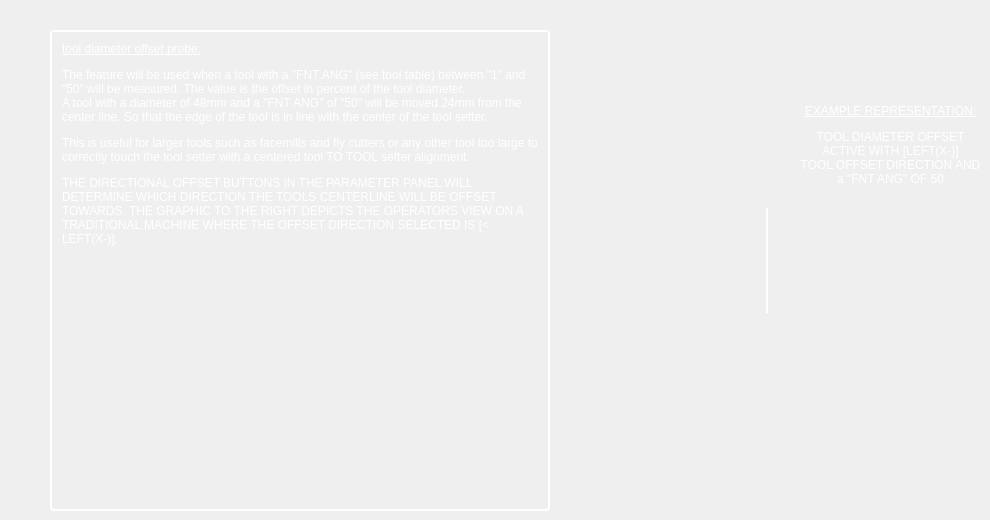
                 <widget class="QWidget" name="page_diam_offset">
                  <widget class="QLabel" name="label_17">
                   <property name="geometry">
                    <rect>
                     <x>50</x>
                     <y>30</y>
                     <width>500</width>
                     <height>481</height>
                    </rect>
                   </property>
                   <property name="maximumSize">
                    <size>
                     <width>500</width>
                     <height>500</height>
                    </size>
                   </property>
                   <property name="styleSheet">
                    <string notr="true">QLabel {
    border-style: solid;
    border-color: white;
    border-width: 2px;
    border-radius: 4px;
    color: white;
    font: 14pt &quot;Bebas Kai&quot;;
    padding-right: 10px;
}</string>
                   </property>
                   <property name="text">
                    <string>&lt;html&gt;

&lt;head /&gt;

&lt;body&gt;
    &lt;p&gt;&lt;span style=&quot; text-decoration: underline;&quot;&gt;tool diameter offset probe:&lt;/span&gt;&lt;/p&gt;
    &lt;p&gt;The feature will be used when a tool with a &quot;FNT ANG&quot; (see tool table) between &quot;1&quot; and &quot;50&quot; will be measured. The
        value is the offset in percent of the tool diameter.&lt;br&gt;
        A tool with a diameter of 48mm and a &quot;FNT ANG&quot; of &quot;50&quot; will be moved 24mm from the center line. So that the edge
        of the tool is in line with the center of the tool setter.
    &lt;p&gt;
    &lt;p&gt;This is useful for larger tools such as facemills and fly cutters or any other tool too large to correctly touch
        the
        tool setter with a centered tool TO TOOL setter alignment. &lt;/p&gt;
    &lt;p&gt;THE DIRECTIONAL OFFSET BUTTONS IN THE PARAMETER PANEL WILL DETERMINE WHICH DIRECTION THE TOOLS CENTERLINE WILL BE
        OFFSET TOWARDS. THE GRAPHIC TO THE RIGHT DEPICTS THE OPERATORS VIEW ON A TRADITIONAL MACHINE WHERE THE OFFSET DIRECTION SELECTED IS [&amp;lt; LEFT(X-)].&lt;/p&gt;
&lt;/body&gt;

&lt;/html&gt;
&lt;html&gt;</string>
                   </property>
                   <property name="alignment">
                    <set>Qt::AlignLeading|Qt::AlignLeft|Qt::AlignTop</set>
                   </property>
                   <property name="wordWrap">
                    <bool>true</bool>
                   </property>
                   <property name="margin">
                    <number>10</number>
                   </property>
                   <property name="indent">
                    <number>10</number>
                   </property>
                  </widget>
                  <widget class="QLabel" name="label_55">
                   <property name="geometry">
                    <rect>
                     <x>750</x>
                     <y>320</y>
                     <width>171</width>
                     <height>131</height>
                    </rect>
                   </property>
                   <property name="styleSheet">
                    <string notr="true">image: url(:/images/tool_probe.png);</string>
                   </property>
                   <property name="text">
                    <string/>
                   </property>
                   <property name="scaledContents">
                    <bool>true</bool>
                   </property>
                  </widget>
                  <widget class="QLabel" name="label_152">
                   <property name="geometry">
                    <rect>
                     <x>800</x>
                     <y>80</y>
                     <width>181</width>
                     <height>131</height>
                    </rect>
                   </property>
                   <property name="styleSheet">
                    <string notr="true">QLabel{
font: 14pt &quot;Bebas Kai&quot;;
color: white;
background: transparent;
}</string>
                   </property>
                   <property name="lineWidth">
                    <number>0</number>
                   </property>
                   <property name="text">
                    <string>&lt;html&gt;&lt;head/&gt;&lt;body&gt;&lt;p&gt;&lt;span style=&quot; text-decoration: underline;&quot;&gt;EXAMPLE REPRESENTATION:&lt;/span&gt;&lt;/p&gt;&lt;p&gt;TOOL DIAMETER OFFSET ACTIVE WITH [LEFT(X-)]&lt;br&gt;TOOL OFFSET DIRECTION AND a &quot;FNT ANG&quot; OF 50&lt;/p&gt;&lt;/body&gt;&lt;/html&gt;</string>
                   </property>
                   <property name="alignment">
                    <set>Qt::AlignCenter</set>
                   </property>
                   <property name="wordWrap">
                    <bool>true</bool>
                   </property>
                   <property name="indent">
                    <number>0</number>
                   </property>
                  </widget>
                  <widget class="Line" name="line_13">
                   <property name="geometry">
                    <rect>
                     <x>766</x>
                     <y>208</y>
                     <width>2</width>
                     <height>105</height>
                    </rect>
                   </property>
                   <property name="sizePolicy">
                    <sizepolicy hsizetype="Fixed" vsizetype="Fixed">
                     <horstretch>0</horstretch>
                     <verstretch>0</verstretch>
                    </sizepolicy>
                   </property>
                   <property name="styleSheet">
                    <string notr="true">color: green;
background-color: white;
border: none;
</string>
                   </property>
                   <property name="frameShadow">
                    <enum>QFrame::Plain</enum>
                   </property>
                   <property name="lineWidth">
                    <number>1</number>
                   </property>
                   <property name="midLineWidth">
                    <number>0</number>
                   </property>
                   <property name="orientation">
                    <enum>Qt::Vertical</enum>
                   </property>
                  </widget>
                  <widget class="QLabel" name="label_6">
                   <property name="geometry">
                    <rect>
                     <x>642</x>
                     <y>80</y>
                     <width>125</width>
                     <height>123</height>
                    </rect>
                   </property>
                   <property name="pixmap">
                    <pixmap resource="/usr/lib/python3/dist-packages/probe_basic/probe_basic.qrc">:/images/50mm_facemill_gray.png</pixmap>
                   </property>
                   <property name="scaledContents">
                    <bool>false</bool>
                   </property>
                   <property name="alignment">
                    <set>Qt::AlignCenter</set>
                   </property>
                  </widget>
                 </widget>
